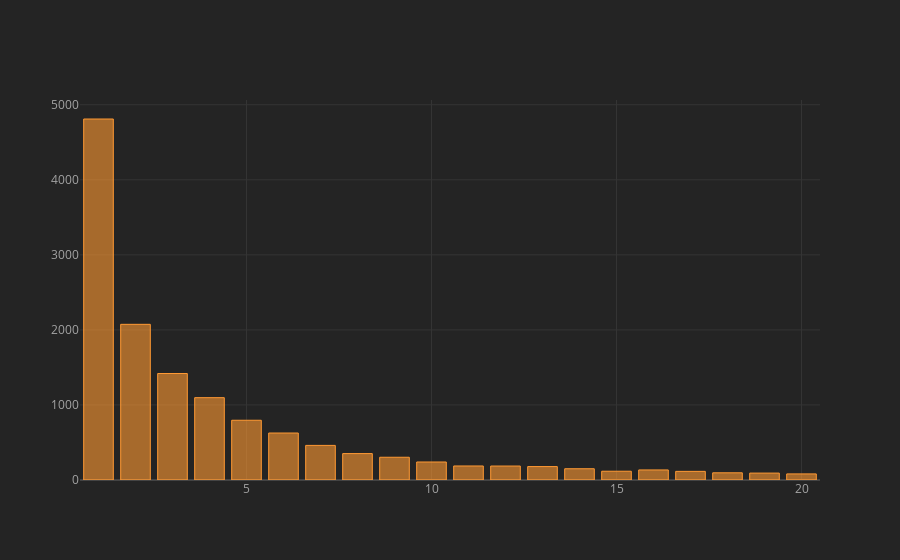

Notebook cell for this chart:
### Code cell
#appearances based on 20 entries
df.APPEARANCES.value_counts().head(20).iplot(kind="bar")

### Figure 1 — Plotly figure (JSON) as saved in the notebook; plotly's stock layout.template omitted (floating-point values rounded to 4 significant figures)
{"data": [{"marker": {"color": "rgba(255, 153, 51, 0.6)", "line": {"color": "rgba(255, 153, 51, 1.0)", "width": 1}}, "name": "APPEARANCES", "orientation": "v", "text": "", "type": "bar", "x": [1, 2, 3, 4, 5, 6, 7, 8, 9, 10, 11, 12, 13, 14, 16, 15, 17, 18, 19, 20], "y": [4810, 2074, 1419, 1097, 796, 626, 461, 352, 303, 240, 187, 186, 179, 150, 134, 117, 115, 96, 92, 81]}], "layout": {"legend": {"bgcolor": "#242424", "font": {"color": "#F4F4F4"}}, "paper_bgcolor": "#242424", "plot_bgcolor": "#242424", "title": {"font": {"color": "#F4F4F4"}}, "xaxis": {"gridcolor": "#343434", "showgrid": true, "tickfont": {"color": "#A4A4A4"}, "title": {"font": {"color": "#A4A4A4"}, "text": ""}, "zerolinecolor": "#444444"}, "yaxis": {"gridcolor": "#343434", "showgrid": true, "tickfont": {"color": "#A4A4A4"}, "title": {"font": {"color": "#A4A4A4"}, "text": ""}, "zerolinecolor": "#444444"}}}
